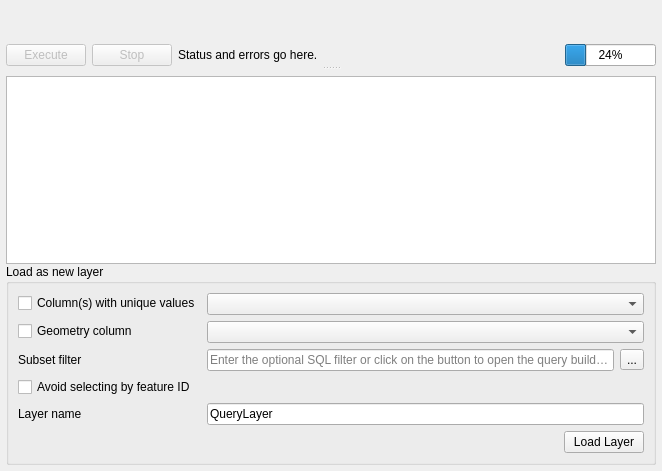
<?xml version="1.0" encoding="UTF-8"?>
<ui version="4.0">
 <class>QgsQueryResultPanelWidgetBase</class>
 <widget class="QWidget" name="QgsQueryResultPanelWidgetBase">
  <property name="geometry">
   <rect>
    <x>0</x>
    <y>0</y>
    <width>662</width>
    <height>471</height>
   </rect>
  </property>
  <property name="windowTitle">
   <string notr="true">Dialog</string>
  </property>
  <layout class="QVBoxLayout" name="verticalLayout">
   <property name="spacing">
    <number>0</number>
   </property>
   <property name="leftMargin">
    <number>0</number>
   </property>
   <property name="topMargin">
    <number>0</number>
   </property>
   <property name="rightMargin">
    <number>0</number>
   </property>
   <property name="bottomMargin">
    <number>0</number>
   </property>
   <item>
    <layout class="QVBoxLayout" name="verticalLayout_2">
     <property name="spacing">
      <number>0</number>
     </property>
     <property name="topMargin">
      <number>0</number>
     </property>
     <item>
      <widget class="QgsMessageBar" name="mMessageBar" native="true"/>
     </item>
    </layout>
   </item>
   <item>
    <layout class="QVBoxLayout" name="mainLayout">
     <property name="leftMargin">
      <number>6</number>
     </property>
     <property name="topMargin">
      <number>0</number>
     </property>
     <property name="rightMargin">
      <number>6</number>
     </property>
     <property name="bottomMargin">
      <number>6</number>
     </property>
     <item>
      <widget class="QWidget" name="widget" native="true">
       <layout class="QVBoxLayout" name="verticalLayout_4">
        <property name="leftMargin">
         <number>0</number>
        </property>
        <property name="topMargin">
         <number>0</number>
        </property>
        <property name="rightMargin">
         <number>0</number>
        </property>
        <property name="bottomMargin">
         <number>0</number>
        </property>
        <item>
         <widget class="QSplitter" name="splitter">
          <property name="frameShape">
           <enum>QFrame::NoFrame</enum>
          </property>
          <property name="orientation">
           <enum>Qt::Vertical</enum>
          </property>
          <widget class="QWidget" name="verticalLayoutWidget">
           <layout class="QVBoxLayout" name="verticalLayout_3">
            <property name="topMargin">
             <number>0</number>
            </property>
            <item>
             <widget class="QWidget" name="mSqlEditorContainer" native="true"/>
            </item>
            <item>
             <layout class="QHBoxLayout" name="progressLayout" stretch="0,0,0,1,0">
              <item>
               <widget class="QPushButton" name="mExecuteButton">
                <property name="enabled">
                 <bool>false</bool>
                </property>
                <property name="text">
                 <string>Execute</string>
                </property>
               </widget>
              </item>
              <item>
               <widget class="QPushButton" name="mStopButton">
                <property name="enabled">
                 <bool>false</bool>
                </property>
                <property name="text">
                 <string>Stop</string>
                </property>
               </widget>
              </item>
              <item>
               <widget class="QLabel" name="mStatusLabel">
                <property name="text">
                 <string>Status and errors go here.</string>
                </property>
               </widget>
              </item>
              <item>
               <spacer name="horizontalSpacer">
                <property name="orientation">
                 <enum>Qt::Horizontal</enum>
                </property>
                <property name="sizeHint" stdset="0">
                 <size>
                  <width>40</width>
                  <height>20</height>
                 </size>
                </property>
               </spacer>
              </item>
              <item>
               <widget class="QProgressBar" name="mProgressBar">
                <property name="value">
                 <number>24</number>
                </property>
               </widget>
              </item>
             </layout>
            </item>
           </layout>
          </widget>
          <widget class="QWidget" name="mResultsContainer" native="true">
           <layout class="QVBoxLayout" name="verticalLayout_5">
            <property name="leftMargin">
             <number>0</number>
            </property>
            <property name="topMargin">
             <number>0</number>
            </property>
            <property name="rightMargin">
             <number>0</number>
            </property>
            <property name="bottomMargin">
             <number>0</number>
            </property>
            <item>
             <widget class="QgsCodeEditorSQL" name="mSqlErrorText" native="true"/>
            </item>
            <item>
             <widget class="QTableView" name="mQueryResultsTableView"/>
            </item>
           </layout>
          </widget>
         </widget>
        </item>
       </layout>
      </widget>
     </item>
     <item>
      <widget class="QgsCollapsibleGroupBox" name="mLoadAsNewLayerGroupBox">
       <property name="title">
        <string>Load as new layer</string>
       </property>
       <layout class="QFormLayout" name="formLayout">
        <item row="0" column="0">
         <widget class="QCheckBox" name="mPkColumnsCheckBox">
          <property name="toolTip">
           <string>Column(s) that can be used as an index to uniquely identify features, they are usually part of a primary key.</string>
          </property>
          <property name="text">
           <string>Column(s) with unique values</string>
          </property>
         </widget>
        </item>
        <item row="0" column="1">
         <widget class="QgsCheckableComboBox" name="mPkColumnsComboBox"/>
        </item>
        <item row="1" column="0">
         <widget class="QCheckBox" name="mGeometryColumnCheckBox">
          <property name="toolTip">
           <string>Column that contains the geometry.</string>
          </property>
          <property name="text">
           <string>Geometry column</string>
          </property>
         </widget>
        </item>
        <item row="1" column="1">
         <widget class="QComboBox" name="mGeometryColumnComboBox"/>
        </item>
        <item row="2" column="0">
         <widget class="QLabel" name="mFilterLabel">
          <property name="toolTip">
           <string>SQL filter to restrict the features available in the layer</string>
          </property>
          <property name="text">
           <string>Subset filter</string>
          </property>
         </widget>
        </item>
        <item row="2" column="1">
         <layout class="QHBoxLayout" name="horizontalLayout_5">
          <item>
           <widget class="QLineEdit" name="mFilterLineEdit">
            <property name="text">
             <string/>
            </property>
            <property name="placeholderText">
             <string>Enter the optional SQL filter or click on the button to open the query builder tool</string>
            </property>
           </widget>
          </item>
          <item>
           <widget class="QToolButton" name="mFilterToolButton">
            <property name="text">
             <string>...</string>
            </property>
           </widget>
          </item>
         </layout>
        </item>
        <item row="4" column="1">
         <layout class="QHBoxLayout" name="horizontalLayout_2">
          <item>
           <widget class="QLineEdit" name="mLayerNameLineEdit">
            <property name="text">
             <string>QueryLayer</string>
            </property>
           </widget>
          </item>
         </layout>
        </item>
        <item row="6" column="1">
         <layout class="QHBoxLayout" name="horizontalLayout_3">
          <item>
           <spacer name="horizontalSpacer_2">
            <property name="orientation">
             <enum>Qt::Horizontal</enum>
            </property>
            <property name="sizeHint" stdset="0">
             <size>
              <width>40</width>
              <height>20</height>
             </size>
            </property>
           </spacer>
          </item>
          <item>
           <widget class="QPushButton" name="mLoadLayerPushButton">
            <property name="text">
             <string>Load Layer</string>
            </property>
           </widget>
          </item>
         </layout>
        </item>
        <item row="3" column="0">
         <widget class="QCheckBox" name="mAvoidSelectingAsFeatureIdCheckBox">
          <property name="toolTip">
           <string>Disable 'Fast Access to Features at ID' capability to force keeping the attribute table in memory (e.g. in case of expensive views)</string>
          </property>
          <property name="text">
           <string>Avoid selecting by feature ID</string>
          </property>
         </widget>
        </item>
        <item row="4" column="0">
         <widget class="QLabel" name="mLayerNameLabel">
          <property name="text">
           <string>Layer name</string>
          </property>
         </widget>
        </item>
       </layout>
      </widget>
     </item>
    </layout>
   </item>
  </layout>
 </widget>
 <customwidgets>
  <customwidget>
   <class>QgsCodeEditorSQL</class>
   <extends>QWidget</extends>
   <header>qgscodeeditorsql.h</header>
   <container>1</container>
  </customwidget>
  <customwidget>
   <class>QgsMessageBar</class>
   <extends>QWidget</extends>
   <header>qgsmessagebar.h</header>
   <container>1</container>
  </customwidget>
  <customwidget>
   <class>QgsCollapsibleGroupBox</class>
   <extends>QGroupBox</extends>
   <header>qgscollapsiblegroupbox.h</header>
   <container>1</container>
  </customwidget>
  <customwidget>
   <class>QgsCheckableComboBox</class>
   <extends>QComboBox</extends>
   <header>qgscheckablecombobox.h</header>
  </customwidget>
 </customwidgets>
 <tabstops>
  <tabstop>mExecuteButton</tabstop>
  <tabstop>mStopButton</tabstop>
  <tabstop>mPkColumnsCheckBox</tabstop>
  <tabstop>mPkColumnsComboBox</tabstop>
  <tabstop>mGeometryColumnCheckBox</tabstop>
  <tabstop>mGeometryColumnComboBox</tabstop>
  <tabstop>mFilterLineEdit</tabstop>
  <tabstop>mFilterToolButton</tabstop>
  <tabstop>mAvoidSelectingAsFeatureIdCheckBox</tabstop>
  <tabstop>mLayerNameLineEdit</tabstop>
  <tabstop>mLoadLayerPushButton</tabstop>
 </tabstops>
 <resources/>
 <connections/>
</ui>
